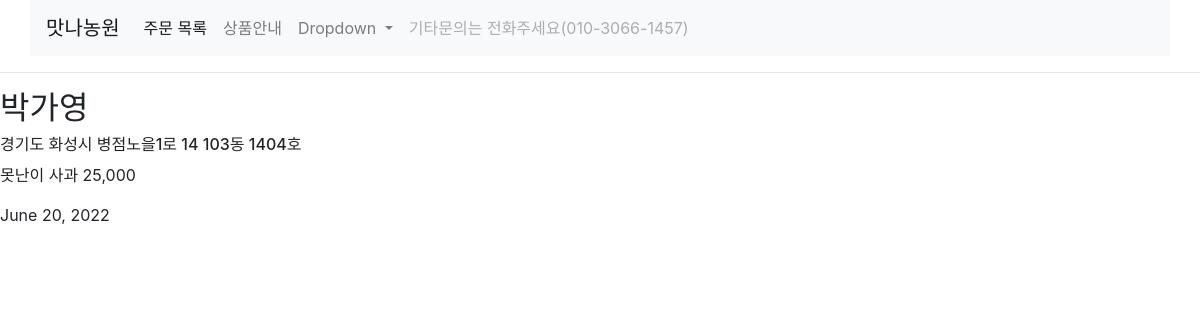
The app's page /order/2/ with its own data.
### order/models.py (models this page shows, shortened)
class Order(models.Model):
    name = models.CharField(max_length=30)
    address = models.TextField()
    product = models.CharField(max_length=200)
    order_date = models.DateField()

### order/views.py (the view)
# urls.py: path('<int:pk>/', views.OrderDetail.as_view()),
class OrderDetail(DetailView):
    model = Order

### order/templates/order/order_detail.html (shortened to what this page needs)
<!DOCTYPE html>
{% load static %}
<html lang="ko">
<head>
    <link rel="stylesheet" href="{% static 'order/bootstrap/bootstrap.min.css' %}" media="screen">
</head>
<body>
<nav class="navbar navbar-expand-lg navbar-light bg-light container">
  <a class="navbar-brand" href="/./">맛나농원</a>
  <div class="collapse navbar-collapse" id="navbarSupportedContent">
    <ul class="navbar-nav mr-auto">
      <li class="nav-item active">
        <a class="nav-link" href="/order/"> 주문 목록 </a>
      </li>
      <li class="nav-item">
        <a class="nav-link" href="/about_products/"> 상품안내 </a>
      </li>
      <li class="nav-item dropdown">
        <a class="nav-link dropdown-toggle" href="#" id="navbarDropdown" role="button" data-toggle="dropdown" aria-expanded="false">
          Dropdown
        </a>
      </li>
      <li class="nav-item">
        <a class="nav-link disabled">기타문의는 전화주세요(010-3066-1457)</a>
      </li>
    </ul>
  </div>
</nav>
    <hr>
    <h2> {{ order.name }} </h2>
    <h6> {{ order.address }} </h6>
    <p> {{ order.product }} </p>
    <h7> {{ order.order_date }} </h7>
</body>
</html>

### records on screen
Order: name "박가영", address "경기도 화성시 병점노을1로 14 103동 1404호", product "못난이 사과 25,000", order_date "June 20, 2022"
